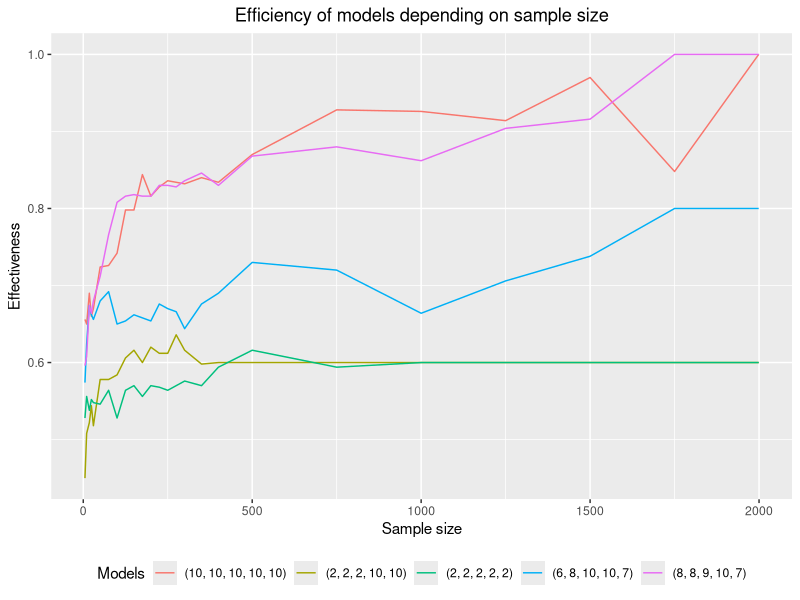
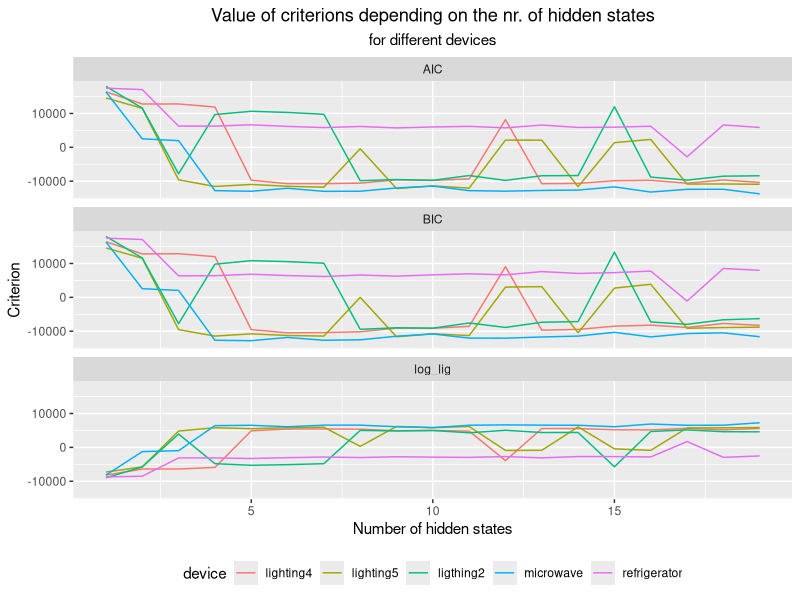
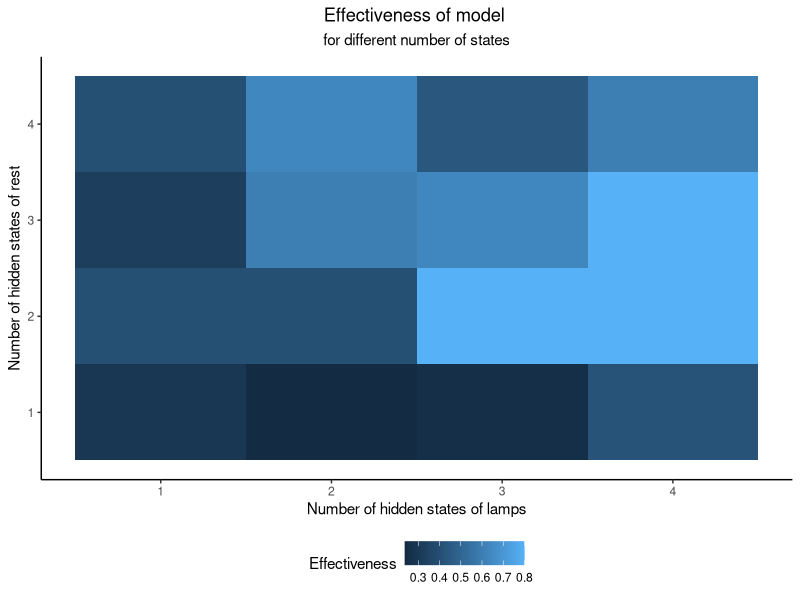
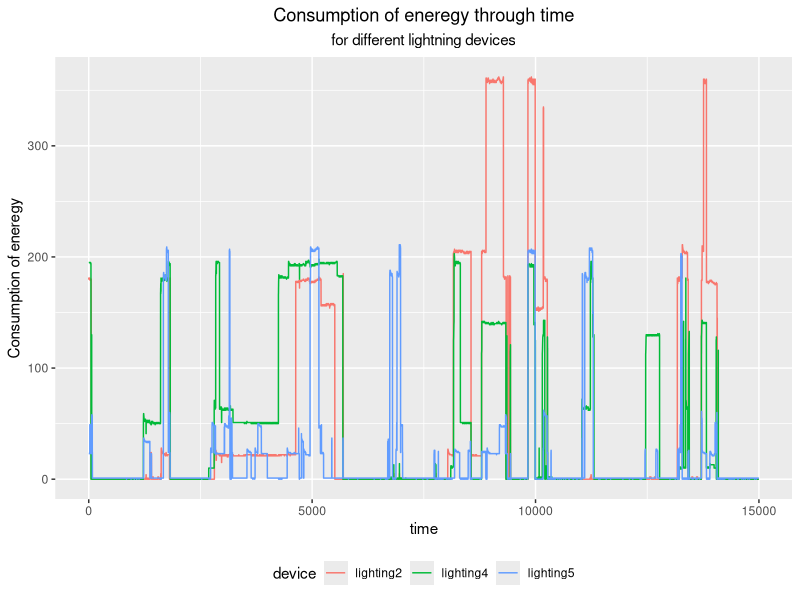
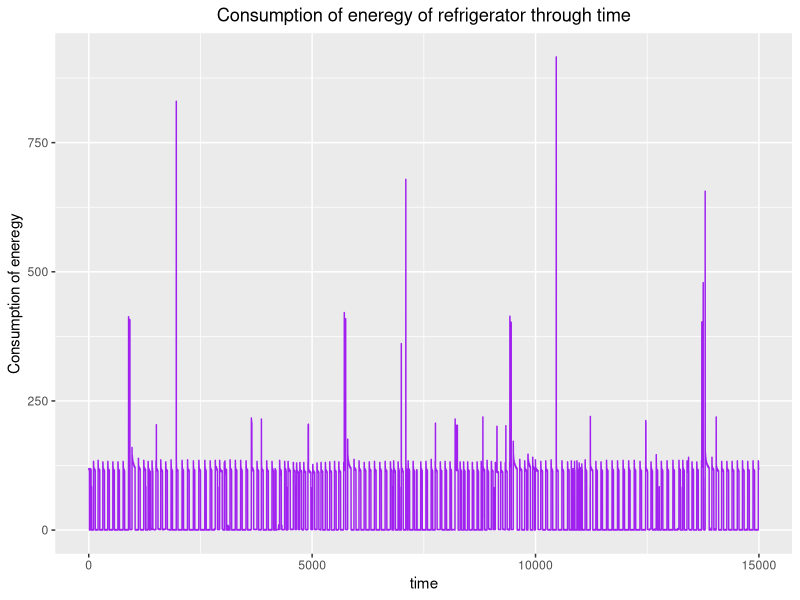
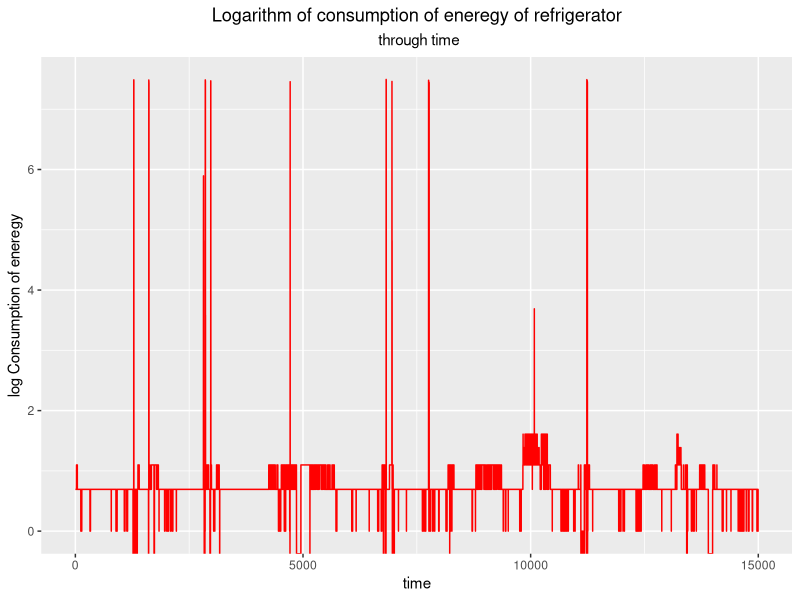

R code for these plots, in order:
library(ggplot2)
setwd(dirname(rstudioapi::getActiveDocumentContext()$path))
dane1 = data.frame(read.csv("dane_na_wykresy.csv",header = T))
dane1$power <-as.numeric(dane1$power)
dane1$length <-as.numeric(dane1$length)

ggplot(dane1,aes(x=length,y=power,col = model))+geom_line()+   
  labs(x = "Sample size", y = "Effectiveness", title = "Efficiency of models depending on sample size", color = "Models")+
  theme(plot.title = element_text(hjust = 0.5),
        plot.subtitle = element_text(hjust = 0.5),
        legend.position = "bottom")


dane2 = data.frame(read.csv("dane_na_wykresy_2.csv",header = T))

dane2$n <-as.numeric(dane2$n)
dane2$value <-as.numeric(dane2$value)

ggplot(dane2,aes(x=n,y=value,col = device))+geom_line()+facet_wrap(~kryt,ncol = 1)+   
  labs(x = "Number of hidden states", y = "Criterion", title = "Value of criterions depending on the nr. of hidden states",
       subtitle = "for different devices")+
  theme(plot.title = element_text(hjust = 0.5),
        plot.subtitle = element_text(hjust = 0.5),
        legend.position = "bottom")

dane3 = data.frame(read.csv("dane_na_wykresy_3.csv",header = T))
dane3$n_lamp <-as.numeric(dane3$n_lamp)
dane3$n_rest <-as.numeric(dane3$n_rest)
dane3$power <-as.numeric(dane3$power)
colnames(dane3)[3]<-"Effectiveness"

ggplot(dane3, aes(n_lamp, n_rest, fill= Effectiveness)) + 
  geom_tile()+   
  labs(x = "Number of hidden states of lamps", y = "Number of hidden states of rest", title = "Effectiveness of model ",
       subtitle = "for different number of states")+
  theme(plot.title = element_text(hjust = 0.5),
        plot.subtitle = element_text(hjust = 0.5),
        legend.position = "bottom",
        legend.direction = "horizontal",
        axis.line = element_line(colour = "black"),
        panel.grid.major = element_blank(),
        panel.grid.minor = element_blank(),
        panel.border = element_blank(),
        panel.background = element_blank())+ 
  scale_x_continuous(breaks=seq(1, 19, 1))+ 
  scale_y_continuous(breaks=seq(1, 19, 1))



### prady  

prady <-(read.csv("house3_5devices_train.csv",header = T))
n <- length(prady[,1])
dan<-rbind(
  cbind(1:n,prady[,2],"lighting2"),
  cbind(1:n,prady[,3],"lighting5"),
  cbind(1:n,prady[,4],"lighting4"),
  cbind(1:n,prady[,5],"refrigerator"),
  cbind(1:n,prady[,6],"microwave")
)
prady<-data.frame(dan)
colnames(prady)<-c("time","amount","device")
prady$time <-as.numeric(prady$time)
prady$amount <-as.numeric(prady$amount)

ggplot(subset(prady,prady$device!="refrigerator" & prady$device!="microwave"),
       aes(x=time,y=amount,col = device))+geom_line()+   
  labs(x = "time", y = "Consumption of eneregy", title = "Consumption of eneregy through time",
       subtitle = "for different lightning devices")+
  theme(plot.title = element_text(hjust = 0.5),
        plot.subtitle = element_text(hjust = 0.5),
        legend.position = "bottom")

ggplot(subset(prady,prady$device=="refrigerator"),
       aes(x=time,y=amount))+geom_line(col = "purple")+   
  labs(x = "time", y = "Consumption of eneregy", title = "Consumption of eneregy of refrigerator through time")+
  theme(plot.title = element_text(hjust = 0.5),
        plot.subtitle = element_text(hjust = 0.5),
        legend.position = "bottom")

ggplot(subset(prady,prady$device=="microwave"),
       aes(x=time,y=log(amount)))+geom_line(col = "red")+   
  labs(x = "time", y = "log Consumption of eneregy", title = "Logarithm of consumption of eneregy of refrigerator",
       subtitle = " through time")+
  theme(plot.title = element_text(hjust = 0.5),
        plot.subtitle = element_text(hjust = 0.5),
        legend.position = "bottom")
